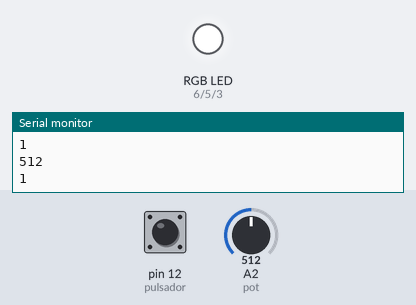
The sketch below on a simulated Arduino Uno, built with avr-gcc and run on an emulated ATmega328P. Shown: an RGB LED mixed from three pins (HIGH = lit), the last lines printed to the serial monitor. The inputs (shaded band) are chosen by the test bench; at power-on: pin 12 (pulsador) HIGH, A2 (pot) = 512.

Above: at 1.2 s.
1.3 s: pin 12 (pulsador) pulled LOW for 0.15 s
At 1.9 s:
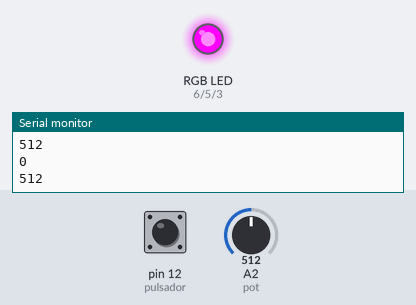
At 11.9 s:
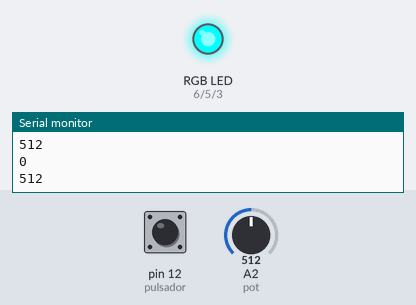
Timing chart, 0 to 15.8 s (numbered marks = the images above; inputs shaded):
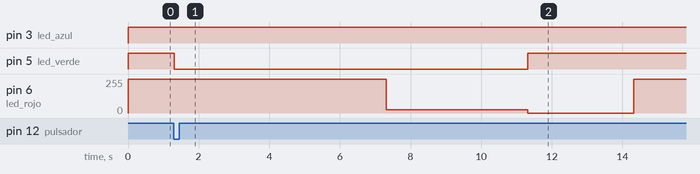

The sketch:

pot_led_tiempo.ino
```cpp
int led_azul = 3;
int led_verde = 5;
int led_rojo = 6;
int pot = A2;
int pulsador = 12;
int x = 0;
int y = 0;
int z = 0;


void setup() {
  pinMode(pot, INPUT);
  pinMode(led_rojo, OUTPUT);
  pinMode(led_verde, OUTPUT);
  pinMode(led_azul, OUTPUT);
  pinMode(pulsador, INPUT_PULLUP);
  Serial.begin(9600);
}

void loop() {

  digitalWrite(led_rojo, HIGH);
  digitalWrite(led_verde, HIGH);
  digitalWrite(led_azul, HIGH);

  z = digitalRead(pulsador);
  Serial.println(z);

  x = analogRead(pot);
  Serial.println(x);

  y = map(x, 0, 1023, 0, 2000);

  if (z == 0) {

    //VERDE
    digitalWrite(led_rojo, HIGH);
    digitalWrite(led_verde, LOW);
    digitalWrite(led_azul, HIGH);
    delay (5000 + y);

    //AMARILLO
    analogWrite(led_rojo, 26);
    digitalWrite(led_verde, LOW);
    digitalWrite(led_azul, HIGH);
    delay(3000 + y);

    //ROJO
    digitalWrite(led_rojo, LOW);
    digitalWrite(led_verde, HIGH);
    digitalWrite(led_azul, HIGH);
    delay(2000 + y);
  }
}
```

Measured:
- after the input at 1.3 s, pin 5 (led_verde): HIGH → LOW at once, → HIGH 10.0 s later; pin 6 (led_rojo): 255/255 → 26/255 after 6.0 s, → 0/255 4.0 s later, → 255/255 3.0 s later
